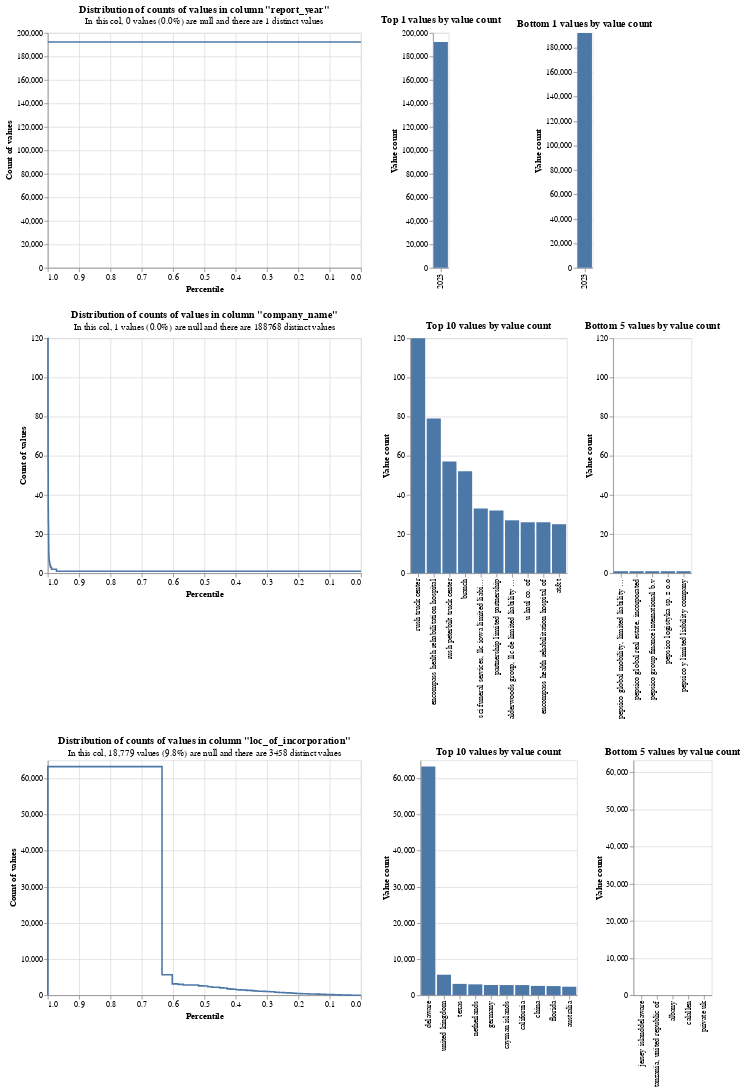

The notebook cell this image was saved under:
### Markdown cell above
There is strong skew in the location of incorporation field with around 40-50% of the values being Delaware in both datasets. We therefore want to use `term_frequency_adjustments` in our linkage model.

### Code cell
profile_columns(ex21_match_df[match_cols], db_api=DuckDBAPI(), top_n=10, bottom_n=5)

### Figure 1 — Vega-Lite specification as saved in the notebook (floating-point values rounded to 4 significant figures; data arrays with more than 128 entries replaced by an {"elided": "..."} marker saying what was removed)
{"config": {"view": {"continuousWidth": 400, "continuousHeight": 300}}, "vconcat": [{"hconcat": [{"mark": {"type": "line", "interpolate": "step-before"}, "data": {"values": [{"percentile_ex_nulls": 0.0, "percentile_inc_nulls": 0.0, "value_count": 192164, "group_name": "_report_year_", "total_non_null_rows": 192164, "total_rows_inc_nulls": 192164, "sum_tokens_in_value_count_group": 192200.0, "distinct_value_count": 1}, {"percentile_ex_nulls": 1.0, "percentile_inc_nulls": 1.0, "value_count": 192164, "group_name": "_report_year_", "total_non_null_rows": 192164, "total_rows_inc_nulls": 192164, "sum_tokens_in_value_count_group": 192200.0, "distinct_value_count": 1}]}, "encoding": {"tooltip": [{"field": "value_count", "type": "quantitative"}, {"field": "percentile_ex_nulls", "type": "quantitative"}, {"field": "percentile_inc_nulls", "type": "quantitative"}, {"field": "total_non_null_rows", "type": "quantitative"}, {"field": "total_rows_inc_nulls", "type": "quantitative"}], "x": {"field": "percentile_ex_nulls", "sort": "descending", "title": "Percentile", "type": "quantitative"}, "y": {"field": "value_count", "title": "Count of values", "type": "quantitative"}}, "title": {"text": "Distribution of counts of values in column \"report_year\"", "subtitle": "In this col, 0 values (0.0%) are null and there are 1 distinct values"}}, {"mark": "bar", "data": {"values": [{"value_count": 192164, "group_name": "_report_year_", "value": "2023", "total_non_null_rows": 192164, "total_rows_inc_nulls": 192164, "distinct_value_count": 1}]}, "encoding": {"tooltip": [{"field": "value", "type": "nominal"}, {"field": "value_count", "type": "quantitative"}, {"field": "total_non_null_rows", "type": "quantitative"}, {"field": "total_rows_inc_nulls", "type": "quantitative"}], "x": {"field": "value", "sort": "-y", "title": null, "type": "nominal"}, "y": {"field": "value_count", "title": "Value count", "type": "quantitative"}}, "title": "Top 1 values by value count"}, {"mark": "bar", "data": {"values": [{"value_count": 192164, "group_name": "_report_year_", "value": "2023", "total_non_null_rows": 192164, "total_rows_inc_nulls": 192164, "distinct_value_count": 1}]}, "encoding": {"tooltip": [{"field": "value", "type": "nominal"}, {"field": "value_count", "type": "quantitative"}, {"field": "total_non_null_rows", "type": "quantitative"}, {"field": "total_rows_inc_nulls", "type": "quantitative"}], "x": {"field": "value", "sort": "-y", "title": null, "type": "nominal"}, "y": {"field": "value_count", "scale": {"domain": [0, 192164]}, "title": "Value count", "type": "quantitative"}}, "title": "Bottom 1 values by value count"}]}, {"hconcat": [{"mark": {"type": "line", "interpolate": "step-before"}, "data": {"values": [{"percentile_ex_nulls": 0.9994, "percentile_inc_nulls": 0.9994, "value_count": 120, "group_name": "_company_name_", "total_non_null_rows": 192163, "total_rows_inc_nulls": 192164, "sum_tokens_in_value_count_group": 120.0, "distinct_value_count": 188768}, {"percentile_ex_nulls": 0.999, "percentile_inc_nulls": 0.999, "value_count": 79, "group_name": "_company_name_", "total_non_null_rows": 192163, "total_rows_inc_nulls": 192164, "sum_tokens_in_value_count_group": 79.0, "distinct_value_count": 188768}, {"percentile_ex_nulls": 0.9987, "percentile_inc_nulls": 0.9987, "value_count": 57, "group_name": "_company_name_", "total_non_null_rows": 192163, "total_rows_inc_nulls": 192164, "sum_tokens_in_value_count_group": 57.0, "distinct_value_count": 188768}, {"percentile_ex_nulls": 0.9984, "percentile_inc_nulls": 0.9984, "value_count": 52, "group_name": "_company_name_", "total_non_null_rows": 192163, "total_rows_inc_nulls": 192164, "sum_tokens_in_value_count_group": 52.0, "distinct_value_count": 188768}, {"percentile_ex_nulls": 0.9982, "percentile_inc_nulls": 0.9982, "value_count": 33, "group_name": "_company_name_", "total_non_null_rows": 192163, "total_rows_inc_nulls": 192164, "sum_tokens_in_value_count_group": 33.0, "distinct_value_count": 188768}, {"percentile_ex_nulls": 0.9981, "percentile_inc_nulls": 0.9981, "value_count": 32, "group_name": "_company_name_", "total_non_null_rows": 192163, "total_rows_inc_nulls": 192164, "sum_tokens_in_value_count_group": 32.0, "distinct_value_count": 188768}, {"percentile_ex_nulls": 0.9979, "percentile_inc_nulls": 0.9979, "value_count": 27, "group_name": "_company_name_", "total_non_null_rows": 192163, "total_rows_inc_nulls": 192164, "sum_tokens_in_value_count_group": 27.0, "distinct_value_count": 188768}, {"percentile_ex_nulls": 0.9976, "percentile_inc_nulls": 0.9976, "value_count": 26, "group_name": "_company_name_", "total_non_null_rows": 192163, "total_rows_inc_nulls": 192164, "sum_tokens_in_value_count_group": 52.0, "distinct_value_count": 188768}, {"percentile_ex_nulls": 0.9975, "percentile_inc_nulls": 0.9975, "value_count": 25, "group_name": "_company_name_", "total_non_null_rows": 192163, "total_rows_inc_nulls": 192164, "sum_tokens_in_value_count_group": 25.0, "distinct_value_count": 188768}, {"percentile_ex_nulls": 0.9974, "percentile_inc_nulls": 0.9974, "value_count": 21, "group_name": "_company_name_", "total_non_null_rows": 192163, "total_rows_inc_nulls": 192164, "sum_tokens_in_value_count_group": 21.0, "distinct_value_count": 188768}, {"percentile_ex_nulls": 0.9972, "percentile_inc_nulls": 0.9972, "value_count": 20, "group_name": "_company_name_", "total_non_null_rows": 192163, "total_rows_inc_nulls": 192164, "sum_tokens_in_value_count_group": 40.0, "distinct_value_count": 188768}, {"percentile_ex_nulls": 0.9971, "percentile_inc_nulls": 0.9971, "value_count": 18, "group_name": "_company_name_", "total_non_null_rows": 192163, "total_rows_inc_nulls": 192164, "sum_tokens_in_value_count_group": 18.0, "distinct_value_count": 188768}, {"percentile_ex_nulls": 0.997, "percentile_inc_nulls": 0.997, "value_count": 15, "group_name": "_company_name_", "total_non_null_rows": 192163, "total_rows_inc_nulls": 192164, "sum_tokens_in_value_count_group": 30.0, "distinct_value_count": 188768}, {"percentile_ex_nulls": 0.9969, "percentile_inc_nulls": 0.9969, "value_count": 14, "group_name": "_company_name_", "total_non_null_rows": 192163, "total_rows_inc_nulls": 192164, "sum_tokens_in_value_count_group": 14.0, "distinct_value_count": 188768}, {"percentile_ex_nulls": 0.9967, "percentile_inc_nulls": 0.9967, "value_count": 11, "group_name": "_company_name_", "total_non_null_rows": 192163, "total_rows_inc_nulls": 192164, "sum_tokens_in_value_count_group": 33.0, "distinct_value_count": 188768}, {"percentile_ex_nulls": 0.9964, "percentile_inc_nulls": 0.9964, "value_count": 10, "group_name": "_company_name_", "total_non_null_rows": 192163, "total_rows_inc_nulls": 192164, "sum_tokens_in_value_count_group": 60.0, "distinct_value_count": 188768}, {"percentile_ex_nulls": 0.9961, "percentile_inc_nulls": 0.9961, "value_count": 9, "group_name": "_company_name_", "total_non_null_rows": 192163, "total_rows_inc_nulls": 192164, "sum_tokens_in_value_count_group": 54.0, "distinct_value_count": 188768}, {"percentile_ex_nulls": 0.9957, "percentile_inc_nulls": 0.9957, "value_count": 8, "group_name": "_company_name_", "total_non_null_rows": 192163, "total_rows_inc_nulls": 192164, "sum_tokens_in_value_count_group": 72.0, "distinct_value_count": 188768}, {"percentile_ex_nulls": 0.9952, "percentile_inc_nulls": 0.9952, "value_count": 7, "group_name": "_company_name_", "total_non_null_rows": 192163, "total_rows_inc_nulls": 192164, "sum_tokens_in_value_count_group": 98.0, "distinct_value_count": 188768}, {"percentile_ex_nulls": 0.9941, "percentile_inc_nulls": 0.9941, "value_count": 6, "group_name": "_company_name_", "total_non_null_rows": 192163, "total_rows_inc_nulls": 192164, "sum_tokens_in_value_count_group": 210.0, "distinct_value_count": 188768}, {"percentile_ex_nulls": 0.9931, "percentile_inc_nulls": 0.9931, "value_count": 5, "group_name": "_company_name_", "total_non_null_rows": 192163, "total_rows_inc_nulls": 192164, "sum_tokens_in_value_count_group": 190.0, "distinct_value_count": 188768}, {"percentile_ex_nulls": 0.9914, "percentile_inc_nulls": 0.9914, "value_count": 4, "group_name": "_company_name_", "total_non_null_rows": 192163, "total_rows_inc_nulls": 192164, "sum_tokens_in_value_count_group": 344.0, "distinct_value_count": 188768}, {"percentile_ex_nulls": 0.9882, "percentile_inc_nulls": 0.9882, "value_count": 3, "group_name": "_company_name_", "total_non_null_rows": 192163, "total_rows_inc_nulls": 192164, "sum_tokens_in_value_count_group": 609.0, "distinct_value_count": 188768}, {"percentile_ex_nulls": 0.9721, "percentile_inc_nulls": 0.9721, "value_count": 2, "group_name": "_company_name_", "total_non_null_rows": 192163, "total_rows_inc_nulls": 192164, "sum_tokens_in_value_count_group": 3084.0, "distinct_value_count": 188768}, {"percentile_ex_nulls": 0.0, "percentile_inc_nulls": 5.186e-06, "value_count": 1, "group_name": "_company_name_", "total_non_null_rows": 192163, "total_rows_inc_nulls": 192164, "sum_tokens_in_value_count_group": 186800.0, "distinct_value_count": 188768}, {"percentile_ex_nulls": 1.0, "percentile_inc_nulls": 1.0, "value_count": 120, "group_name": "_company_name_", "total_non_null_rows": 192163, "total_rows_inc_nulls": 192164, "sum_tokens_in_value_count_group": 120.0, "distinct_value_count": 188768}]}, "encoding": {"tooltip": [{"field": "value_count", "type": "quantitative"}, {"field": "percentile_ex_nulls", "type": "quantitative"}, {"field": "percentile_inc_nulls", "type": "quantitative"}, {"field": "total_non_null_rows", "type": "quantitative"}, {"field": "total_rows_inc_nulls", "type": "quantitative"}], "x": {"field": "percentile_ex_nulls", "sort": "descending", "title": "Percentile", "type": "quantitative"}, "y": {"field": "value_count", "title": "Count of values", "type": "quantitative"}}, "title": {"text": "Distribution of counts of values in column \"company_name\"", "subtitle": "In this col, 1 values (0.0%) are null and there are 188768 distinct values"}}, {"mark": "bar", "data": {"values": [{"value_count": 120, "group_name": "_company_name_", "value": "rush truck center", "total_non_null_rows": 192163, "total_rows_inc_nulls": 192164, "distinct_value_count": 188768}, {"value_count": 79, "group_name": "_company_name_", "value": "encompass health rehabilitation hospital", "total_non_null_rows": 192163, "total_rows_inc_nulls": 192164, "distinct_value_count": 188768}, {"value_count": 57, "group_name": "_company_name_", "value": "rush peterbilt truck center", "total_non_null_rows": 192163, "total_rows_inc_nulls": 192164, "distinct_value_count": 188768}, {"value_count": 52, "group_name": "_company_name_", "value": "branch", "total_non_null_rows": 192163, "total_rows_inc_nulls": 192164, "distinct_value_count": 188768}, {"value_count": 33, "group_name": "_company_name_", "value": "sci funeral services, llc iowa limited liability company", "total_non_null_rows": 192163, "total_rows_inc_nulls": 192164, "distinct_value_count": 188768}, {"value_count": 32, "group_name": "_company_name_", "value": "partnership limited partnership", "total_non_null_rows": 192163, "total_rows_inc_nulls": 192164, "distinct_value_count": 188768}, {"value_count": 27, "group_name": "_company_name_", "value": "alderwoods group, llc de limited liability company", "total_non_null_rows": 192163, "total_rows_inc_nulls": 192164, "distinct_value_count": 188768}, {"value_count": 26, "group_name": "_company_name_", "value": "u haul co. of", "total_non_null_rows": 192163, "total_rows_inc_nulls": 192164, "distinct_value_count": 188768}, {"value_count": 26, "group_name": "_company_name_", "value": "encompass health rehabilitation hospital of", "total_non_null_rows": 192163, "total_rows_inc_nulls": 192164, "distinct_value_count": 188768}, {"value_count": 25, "group_name": "_company_name_", "value": "at&t", "total_non_null_rows": 192163, "total_rows_inc_nulls": 192164, "distinct_value_count": 188768}]}, "encoding": {"tooltip": [{"field": "value", "type": "nominal"}, {"field": "value_count", "type": "quantitative"}, {"field": "total_non_null_rows", "type": "quantitative"}, {"field": "total_rows_inc_nulls", "type": "quantitative"}], "x": {"field": "value", "sort": "-y", "title": null, "type": "nominal"}, "y": {"field": "value_count", "title": "Value count", "type": "quantitative"}}, "title": "Top 10 values by value count"}, {"mark": "bar", "data": {"values": [{"value_count": 1, "group_name": "_company_name_", "value": "pepsico global mobility, limited liability company", "total_non_null_rows": 192163, "total_rows_inc_nulls": 192164, "distinct_value_count": 188768}, {"value_count": 1, "group_name": "_company_name_", "value": "pepsico global real estate, incorporated", "total_non_null_rows": 192163, "total_rows_inc_nulls": 192164, "distinct_value_count": 188768}, {"value_count": 1, "group_name": "_company_name_", "value": "pepsico group finance international b.v", "total_non_null_rows": 192163, "total_rows_inc_nulls": 192164, "distinct_value_count": 188768}, {"value_count": 1, "group_name": "_company_name_", "value": "pepsico logistyka sp. z o.o", "total_non_null_rows": 192163, "total_rows_inc_nulls": 192164, "distinct_value_count": 188768}, {"value_count": 1, "group_name": "_company_name_", "value": "pepsico y limited liability company", "total_non_null_rows": 192163, "total_rows_inc_nulls": 192164, "distinct_value_count": 188768}]}, "encoding": {"tooltip": [{"field": "value", "type": "nominal"}, {"field": "value_count", "type": "quantitative"}, {"field": "total_non_null_rows", "type": "quantitative"}, {"field": "total_rows_inc_nulls", "type": "quantitative"}], "x": {"field": "value", "sort": "-y", "title": null, "type": "nominal"}, "y": {"field": "value_count", "scale": {"domain": [0, 120]}, "title": "Value count", "type": "quantitative"}}, "title": "Bottom 5 values by value count"}]}, {"hconcat": [{"mark": {"type": "line", "interpolate": "step-before"}, "data": {"values": {"elided": "203 records"}}, "encoding": {"tooltip": [{"field": "value_count", "type": "quantitative"}, {"field": "percentile_ex_nulls", "type": "quantitative"}, {"field": "percentile_inc_nulls", "type": "quantitative"}, {"field": "total_non_null_rows", "type": "quantitative"}, {"field": "total_rows_inc_nulls", "type": "quantitative"}], "x": {"field": "percentile_ex_nulls", "sort": "descending", "title": "Percentile", "type": "quantitative"}, "y": {"field": "value_count", "title": "Count of values", "type": "quantitative"}}, "title": {"text": "Distribution of counts of values in column \"loc_of_incorporation\"", "subtitle": "In this col, 18,779 values (9.8%) are null and there are 3458 distinct values"}}, {"mark": "bar", "data": {"values": [{"value_count": 63256, "group_name": "_loc_of_incorporation_", "value": "delaware", "total_non_null_rows": 173385, "total_rows_inc_nulls": 192164, "distinct_value_count": 3458}, {"value_count": 5664, "group_name": "_loc_of_incorporation_", "value": "united kingdom", "total_non_null_rows": 173385, "total_rows_inc_nulls": 192164, "distinct_value_count": 3458}, {"value_count": 3132, "group_name": "_loc_of_incorporation_", "value": "texas", "total_non_null_rows": 173385, "total_rows_inc_nulls": 192164, "distinct_value_count": 3458}, {"value_count": 3000, "group_name": "_loc_of_incorporation_", "value": "netherlands", "total_non_null_rows": 173385, "total_rows_inc_nulls": 192164, "distinct_value_count": 3458}, {"value_count": 2830, "group_name": "_loc_of_incorporation_", "value": "germany", "total_non_null_rows": 173385, "total_rows_inc_nulls": 192164, "distinct_value_count": 3458}, {"value_count": 2801, "group_name": "_loc_of_incorporation_", "value": "cayman islands", "total_non_null_rows": 173385, "total_rows_inc_nulls": 192164, "distinct_value_count": 3458}, {"value_count": 2799, "group_name": "_loc_of_incorporation_", "value": "california", "total_non_null_rows": 173385, "total_rows_inc_nulls": 192164, "distinct_value_count": 3458}, {"value_count": 2576, "group_name": "_loc_of_incorporation_", "value": "china", "total_non_null_rows": 173385, "total_rows_inc_nulls": 192164, "distinct_value_count": 3458}, {"value_count": 2524, "group_name": "_loc_of_incorporation_", "value": "florida", "total_non_null_rows": 173385, "total_rows_inc_nulls": 192164, "distinct_value_count": 3458}, {"value_count": 2345, "group_name": "_loc_of_incorporation_", "value": "australia", "total_non_null_rows": 173385, "total_rows_inc_nulls": 192164, "distinct_value_count": 3458}]}, "encoding": {"tooltip": [{"field": "value", "type": "nominal"}, {"field": "value_count", "type": "quantitative"}, {"field": "total_non_null_rows", "type": "quantitative"}, {"field": "total_rows_inc_nulls", "type": "quantitative"}], "x": {"field": "value", "sort": "-y", "title": null, "type": "nominal"}, "y": {"field": "value_count", "title": "Value count", "type": "quantitative"}}, "title": "Top 10 values by value count"}, {"mark": "bar", "data": {"values": [{"value_count": 1, "group_name": "_loc_of_incorporation_", "value": "jersey islanddelaware", "total_non_null_rows": 173385, "total_rows_inc_nulls": 192164, "distinct_value_count": 3458}, {"value_count": 1, "group_name": "_loc_of_incorporation_", "value": "tanzania, united republic of", "total_non_null_rows": 173385, "total_rows_inc_nulls": 192164, "distinct_value_count": 3458}, {"value_count": 1, "group_name": "_loc_of_incorporation_", "value": "albany", "total_non_null_rows": 173385, "total_rows_inc_nulls": 192164, "distinct_value_count": 3458}, {"value_count": 1, "group_name": "_loc_of_incorporation_", "value": "calallen", "total_non_null_rows": 173385, "total_rows_inc_nulls": 192164, "distinct_value_count": 3458}, {"value_count": 1, "group_name": "_loc_of_incorporation_", "value": "private uk", "total_non_null_rows": 173385, "total_rows_inc_nulls": 192164, "distinct_value_count": 3458}]}, "encoding": {"tooltip": [{"field": "value", "type": "nominal"}, {"field": "value_count", "type": "quantitative"}, {"field": "total_non_null_rows", "type": "quantitative"}, {"field": "total_rows_inc_nulls", "type": "quantitative"}], "x": {"field": "value", "sort": "-y", "title": null, "type": "nominal"}, "y": {"field": "value_count", "scale": {"domain": [0, 63256]}, "title": "Value count", "type": "quantitative"}}, "title": "Bottom 5 values by value count"}]}], "$schema": "https://vega.github.io/schema/vega-lite/v5.9.3.json"}
